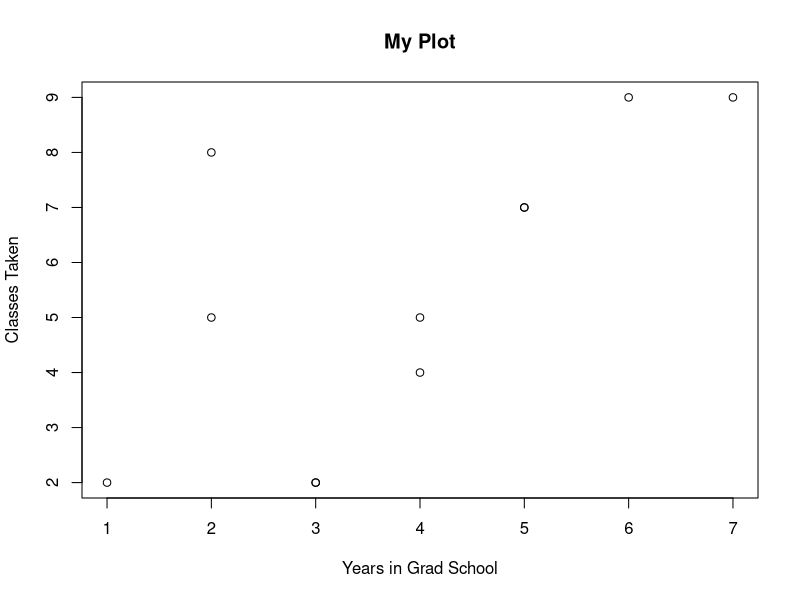

The R source for this figure:
## Introduction to R 

2 + 4
10/6
sqrt(10)
2^(1/2)

10 < 2
#======================================================================================================
foo <- 2 * 3
foo
foo * 2
foo + 3
foo / 7 
foo < 10
foo == foo

yearsInGradSchool <- c(2,1,4,5,6,7,3,2,4,5,3)
classesTaken <- c(5,2,5,7,9,9,2,8,4,7,2)
cor(yearsInGradSchool,classesTaken,method = "kendall")

plot(yearsInGradSchool,classesTaken,
     main = "My Plot",
     xlab = "Years in Grad School", 
     ylab = "Classes Taken")

str(iris)
class(iris)
summary(iris)

class(yearsInGradSchool)


# 